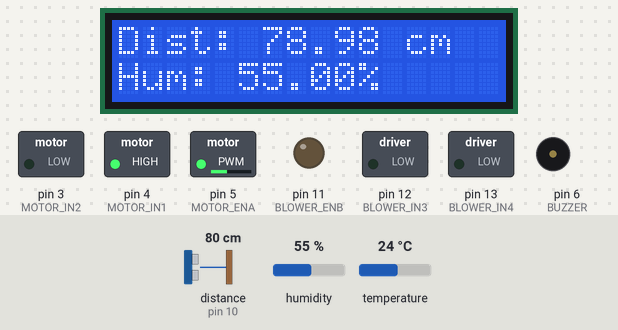
This sketch was run on a simulated Arduino Uno, built with avr-gcc and run on an emulated ATmega328P. Parts: 16×2 character LCD, switched loads named in the sketch (green lamp = pin HIGH), output pins drawn as LEDs (lit = HIGH), buzzer (waves = sounding, pin HIGH). Wiring (inferred from the names in the program): ultrasonic range finder: trigger pin 9; echo pin 10. Inputs (shaded band) come from the test bench; at power-on: distance to the obstacle (sensor on pin 10) 80 cm, humidity 55 %, temperature 24 °C. The echo pulse lasts 58.3 µs per cm; pins used as bus, display or sensor lines are not drawn.

Above: at 2.2 s.
2.3 s: distance to the obstacle (sensor on pin 10) set to 12 cm
At 4.4 s:
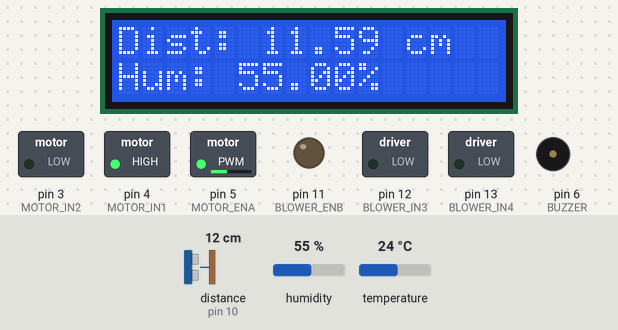
5.1 s: distance to the obstacle (sensor on pin 10) set to 9 cm
At 7.1 s:
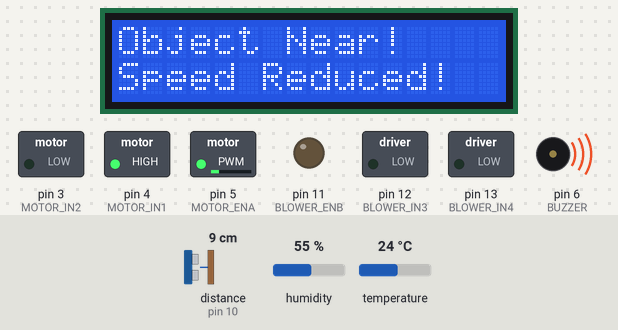
11.2 s: humidity set to 69 %
At 12.3 s:
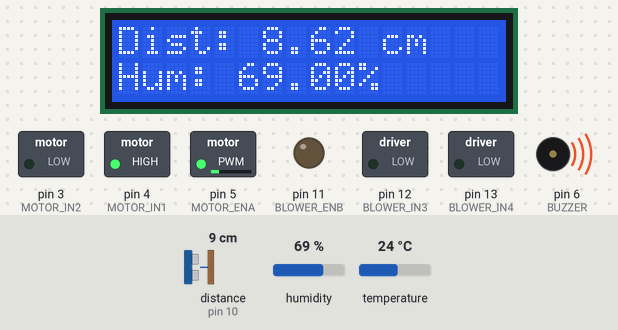
14.0 s: humidity set to 72 %
At 17.3 s:
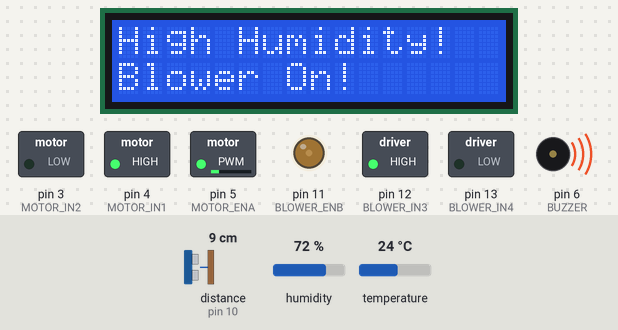
20.1 s: distance to the obstacle (sensor on pin 10) set to 18 cm
At 22.6 s:
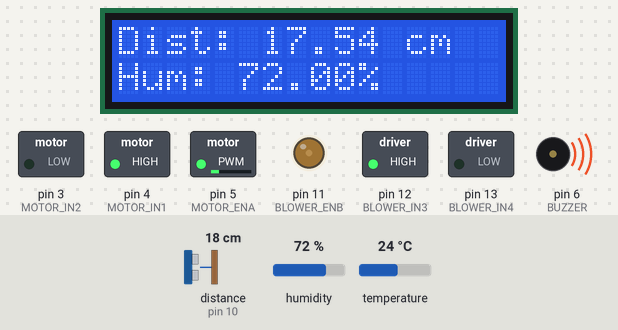
26.2 s: humidity set to 22 %
At 31.0 s:
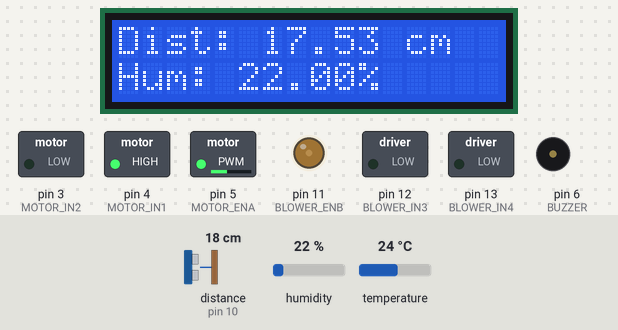
Timing chart, 0 to 32.5 s (numbered marks = the images above; inputs shaded):
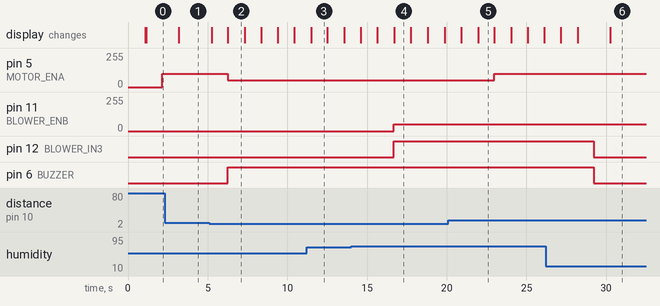

Measured:
- the behaviour switches between 11 and 10 cm on distance to the obstacle (sensor on pin 10) (found by bisection; images 1 and 2)
- the behaviour switches between 70 and 71 % on humidity (found by bisection; images 3 and 4)
- after the input at 2.3 s, the display: changes after 0.89 s (image 1)
- after the input at 5.1 s, pin 5 (MOTOR_ENA): 100/255 → 50/255 after 1.1 s; pin 6 (BUZZER): LOW → HIGH after 1.1 s; the display: first changes after 0.14 s (image 2 shows a later state)
- after the input at 11.2 s, the display: changes after 0.28 s (image 3)
- after the input at 14.0 s, pin 11 (BLOWER_ENB): 0/255 → 50/255 after 2.7 s; pin 12 (BLOWER_IN3): LOW → HIGH after 2.7 s; the display: first differs from a run without the input after 1.6 s (image 4 shows a later state)
- after the input at 20.1 s, pin 5 (MOTOR_ENA): 50/255 → 100/255 after 2.9 s; the display: first differs from a run without the input after 1.9 s (image 5)
- after the input at 26.2 s, pin 12 (BLOWER_IN3), pin 6 (BUZZER): HIGH → LOW after 3.0 s; the display: first differs from a run without the input after 2.0 s (image 6 shows a later state)

The sketch:

source_code.ino
```cpp
#include <Wire.h>
#include <LiquidCrystal_I2C.h>
#include <DHT.h>

#define TRIG_PIN 9
#define ECHO_PIN 10
#define DHT_PIN 7
#define DHT_TYPE DHT11
#define BUZZER 6
#define MOTOR_ENA 5
#define MOTOR_IN1 4
#define MOTOR_IN2 3
#define BLOWER_ENB 11
#define BLOWER_IN3 12
#define BLOWER_IN4 13

DHT dht(DHT_PIN, DHT_TYPE);
LiquidCrystal_I2C lcd(0x27, 16, 2);

void setup() {
    pinMode(TRIG_PIN, OUTPUT);
    pinMode(ECHO_PIN, INPUT);
    pinMode(BUZZER, OUTPUT);
    pinMode(MOTOR_ENA, OUTPUT);
    pinMode(MOTOR_IN1, OUTPUT);
    pinMode(MOTOR_IN2, OUTPUT);
    pinMode(BLOWER_ENB, OUTPUT);
    pinMode(BLOWER_IN3, OUTPUT);
    pinMode(BLOWER_IN4, OUTPUT);

    lcd.init();
    lcd.backlight();
    dht.begin();

    digitalWrite(MOTOR_IN1, HIGH);
    digitalWrite(MOTOR_IN2, LOW);
    digitalWrite(BLOWER_IN3, LOW);
    digitalWrite(BLOWER_IN4, LOW);

    lcd.setCursor(0, 0);
    lcd.print("System Ready...");
    delay(1000);
    lcd.clear();
}

float measureDistance() {
    digitalWrite(TRIG_PIN, LOW);
    delayMicroseconds(2);
    digitalWrite(TRIG_PIN, HIGH);
    delayMicroseconds(10);
    digitalWrite(TRIG_PIN, LOW);
    long duration = pulseIn(ECHO_PIN, HIGH);
    return duration * 0.034 / 2;
}

void loop() {
    float distance = measureDistance();
    float humidity = dht.readHumidity();
    bool object_near1 = (distance <= 10);
    bool high_humidity = (humidity > 70);

    lcd.clear();
    lcd.setCursor(0, 0);
    lcd.print("Dist: ");
    lcd.print(distance);
    lcd.print(" cm");
    lcd.setCursor(0, 1);
    lcd.print("Hum: ");
    lcd.print(humidity);
    lcd.print("%");
    delay(1000);

    if (object_near1) {
        analogWrite(MOTOR_ENA, 50);
        digitalWrite(BUZZER, HIGH);
        lcd.clear();
        lcd.setCursor(0, 0);
        lcd.print("Object Near!");
        lcd.setCursor(0, 1);
        lcd.print("Speed Reduced!");
    }else {
        analogWrite(MOTOR_ENA, 100);
        digitalWrite(BUZZER, LOW);
    }

    if (high_humidity) {
        digitalWrite(BLOWER_IN3, HIGH);
        digitalWrite(BLOWER_IN4, LOW);
        analogWrite(BLOWER_ENB, 50);
        digitalWrite(BUZZER, HIGH);
        lcd.clear();
        lcd.setCursor(0, 0);
        lcd.print("High Humidity!");
        lcd.setCursor(0, 1);
        lcd.print("Blower On!");
    } else {
        digitalWrite(BLOWER_IN3, LOW);
        digitalWrite(BLOWER_IN4, LOW);
    }
    delay(1000);
}
```
